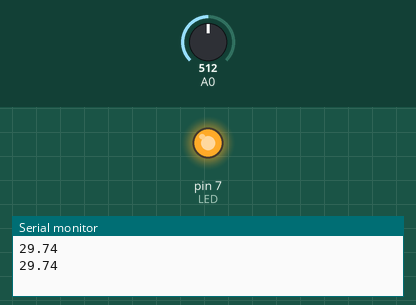
Recording of a sketch running on a simulated Arduino Uno, built with avr-gcc and run on an emulated ATmega328P. On the bench: output pins drawn as LEDs (lit = HIGH), the last lines printed to the serial monitor. Inputs (shaded band) come from the test bench; at power-on: A0 = 512.

Above: at 1.8 s.
1.9 s: A0 set to 802
3.4 s: A0 set to 824
At 5.0 s:
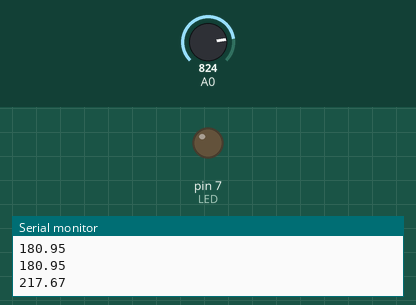
5.5 s: A0 set to 716
At 6.6 s:
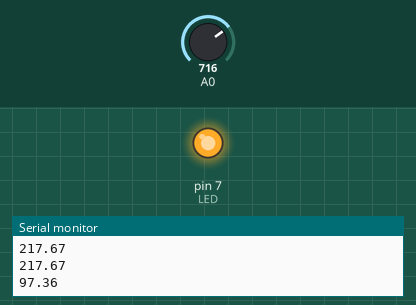
7.5 s: A0 set to 900
At 9.4 s:
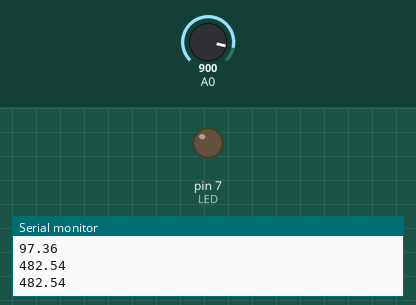
Timing chart, 0 to 10.5 s (numbered marks = the images above; inputs shaded):
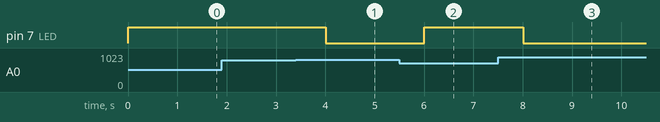

Measured:
- the behaviour switches between 814 and 815 on A0 (found by bisection; images 0 and 1)
- after the input at 3.4 s, pin 7 (LED): HIGH → LOW after 0.60 s
- after the input at 5.5 s, pin 7 (LED): LOW → HIGH after 0.51 s
- after the input at 7.5 s, pin 7 (LED): HIGH → LOW after 0.51 s

The sketch:

light_intensity_serial.ino
```cpp
/*
 *  Measure light intensity with a voltage divider.
 *  R1, a light-dependendent resistor (LDR) is connected
 *  to +5V and to pin A0, which is in turn connected to the
 *  analog-to-digital converter (ADC) of the Arduino.  A0
 *  is also connnected to GND through a 10 kOhm resistor R2.
 *  Let V1 be the voltage drop across R1, and let V2 be the
 *  voltage drop across R2. The value that the Arduino reads
 *  from A0 is an encoding of V2.  One uses Ohm's law to solve
 *  for R1, which is measure of light intensity, in terms of V2.
 *
 *         R1 = (5.0/V2 - 1)*R2
 *
 *  V2 is measured at A0 and mapped to an integer value between
 *  0 and 1024.
 *
 *  The formula for the light intensity has the form
 *
 *         lux = B*R1^m    (*)
 *
 *  where  R1 is measured in Ohms and the parameters A and b
 *  are determined empirically.  Using a commercial light
 *  meter and a multimeter, take readings of lux L (with the
 *  light meter) and R1 (with the multimeter). Plot log L
 *  versus log R and find the line of best fit,
 *
 *        log L = m(log R) + b
 *
 *  The above equation (*) holds with B = e^b
 *
 *  The lux value is sent out over the serial port.
 *  If lux < LowLightLimit, then the LED on pin 7 blinks.
 *
 */


const double k = 5.0/1024;
const double luxFactor = 500000;
const double R2 = 10000;
const double LowLightLimit = 200;
const double B = 1.25*pow(10.0,7);
const double m = -1.4059;

const int LED = 7;


double light_intensity (int RawADC0) {
   double V2 = k*RawADC0;
   double R1 = (5.0/V2 - 1)*R2;
   double lux = B*pow(R1,m);  // luxFactor/R1;
   return lux;
}

void setup() {
    Serial.begin(9600);
    pinMode(LED, OUTPUT);
  }

void loop() {
    double intensity = light_intensity(analogRead(0));
    if (intensity < LowLightLimit) {
        digitalWrite(LED, HIGH);
      } else {
        digitalWrite(LED, LOW);
      }
    Serial.println(intensity);
    delay(1000);
  }
```
